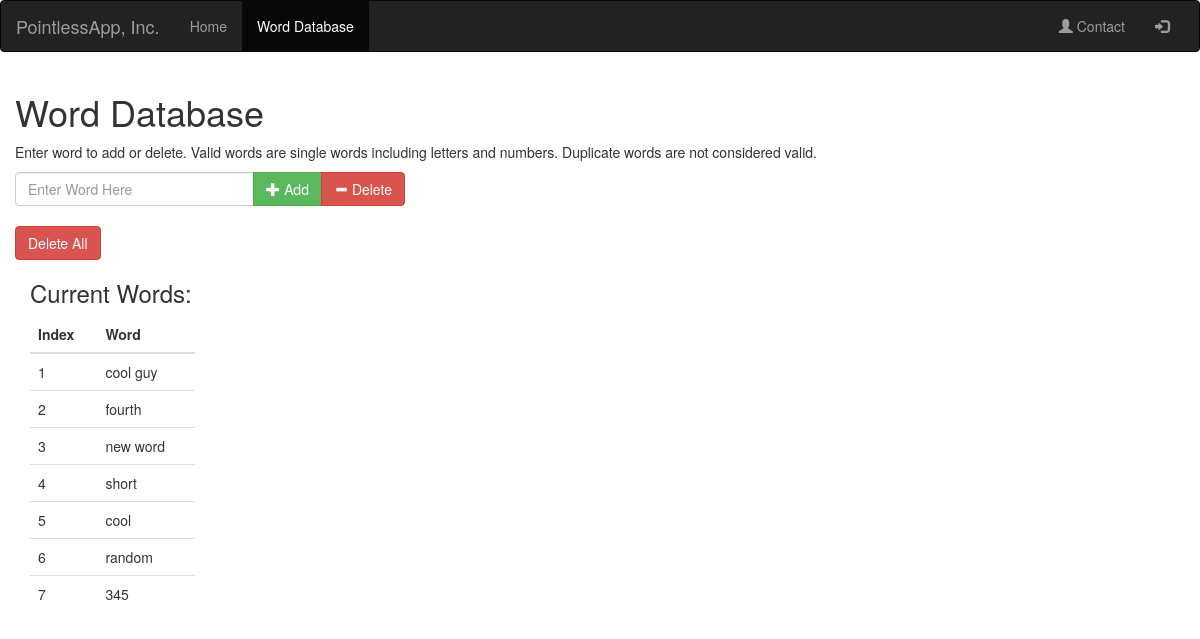
/words, run on an earlier commit of the app's database.
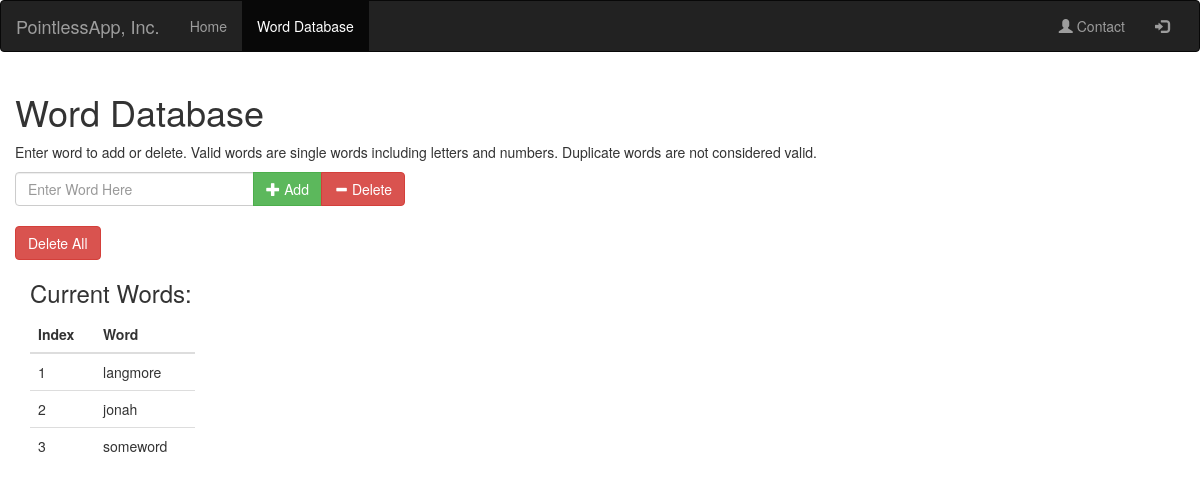
And on a later commit of the database.
### tables this page shows
CREATE TABLE words (
    id integer primary key autoincrement,
    word text not null
);

### main.py (the view, shortened to what this page needs)
@app.route('/words', methods=['GET','POST'])
def words():
    title = 'words'
    wordTable = getWordTable() # table in list
    return render_template('words.html', wordTable = wordTable, title=title)

### main.py (called while the page is built)
def getWordTable():
    con = sqlite3.connect(DATABASE)
    cur = con.cursor()
    cur.execute("SELECT * FROM words")
    wordTable = cur.fetchall()
    con.close()
    return wordTable

### templates/words.html
{% extends 'base.html' %}
{% block sub_content %}
<div class="col-sm-12">
  <h1 class="">Word Database</h1>
    <p>Enter word to add or delete. Valid words are single words including letters and numbers. Duplicate words are not considered valid.</p>
    <form class="" method="POST">
      <div class="input-group col-sm-4">
        <input type="text" class="form-control" placeholder="Enter Word Here" name="inputWord">
        <div class="input-group-btn">
          <button class="btn btn-success" type="submit" name="submit-button" value="add">
            <span class="glyphicon glyphicon-plus"></span> Add
          </button>
          <button class="btn btn-danger" type="submit" name="submit-button" value="delete">
            <span class="glyphicon glyphicon-minus"></span> Delete
          </button>
        </div>
      </div>
      <div class="col-sm-12">&nbsp;</div>
      <button class="btn btn-danger" type="submit" name="submit-button" value="delete_all">Delete All</button>
    </form>
</div>
<div class="col-sm-12">
  <div class="db_results col-sm-2">
    <h3>Current Words:</h3>
    {% if wordTable %}
    <div class="">
      <table class="table">
        <thead>
          <tr>
            <th>Index</th>
            <th>Word</th>
          </tr>
        </thead>
        {% for row in wordTable %}
        <tr>
          <td>{{ loop.index }}</td>
          <td>{{ row[1] }}</td>
        </tr>
        {% endfor %}
      </table>
    </div>
    {% else %}
    <p>No words in database! Please add a word.</p>
    {% endif %}
  </div>
</div>
{% endblock %}

### templates/base.html (shortened to what this page needs)
{% extends 'bootstrap/base.html' %}
{% block navbar %}
  {% include '_navbar.html' %}
{% endblock %}
{% block content %}
  {% block sub_content %}{% endblock %}
{%endblock %}

### templates/_navbar.html (shortened to what this page needs)
<nav class="navbar navbar-inverse">
  <div class="container-fluid">
    <div class="navbar-header">
      <a class="navbar-brand" href="/">PointlessApp, Inc.</a>
    </div>
    <div class="collapse navbar-collapse" id="myNavbar">
      <ul class="nav navbar-nav">
        {% if title == "index" %}
        <li class="active">
        {% else %}
        <li>
        {% endif %}
        <a href="/">Home</a></li>
        {% if title == "words" %}
        <li class="active">
        {% else %}
        <li>
        {% endif %}
        <a href="/words">Word Database</a></li>
      </ul>
      <ul class="nav navbar-nav navbar-right">
        {% if title == "Contact" %}
        <li class="active">
        {% else %}
        <li>
        {% endif %}
        <a href="/notbuilt"><span class="glyphicon glyphicon-user"></span> Contact</a></li>
        {% if title == "Login" %}
        <li class="active">
        {% else %}
        <li>
        {% endif %}
        <a href="/notbuilt"><span class="glyphicon glyphicon-log-in"></span></a></li>
      </ul>
    </div>
  </div>
</nav>

What changed in the data, as far as the page shows it:
removed words: word "fourth"
removed words: word "new word"
removed words: word "short"
removed words: word "cool"
removed words: word "random"
removed words: word "345"
added words: word "langmore"
added words: word "jonah"
changed words: word "cool guy" → "someword"
